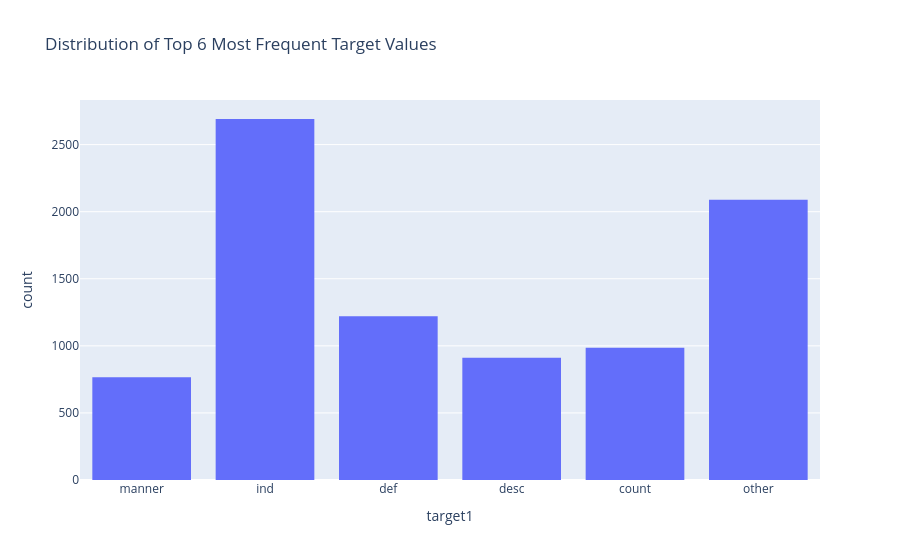

This figure's notebook cell:
### Code cell
import pandas as pd
import plotly.express as px

# Example: Assuming `data` is a DataFrame and `y` is the target column
# Count the frequency of each value in the target column
top_values = train_data['target1'].value_counts().nlargest(6).index

# Filter the dataset to include only the rows with the top 6 most frequent target values
filtered_data = train_data[train_data['target1'].isin(top_values)]

# Plot the histogram for the filtered data
fig = px.histogram(filtered_data, x='target1', nbins=30, title='Distribution of Top 6 Most Frequent Target Values')

# Show the plot
fig.show()

### Figure 1 — Plotly figure (JSON) as saved in the notebook; plotly's stock layout.template omitted (floating-point values rounded to 4 significant figures; data arrays with more than 128 entries replaced by an {"elided": "..."} marker saying what was removed)
{"data": [{"alignmentgroup": "True", "bingroup": "x", "hovertemplate": "target1=%{x}<br>count=%{y}<extra></extra>", "legendgroup": "", "marker": {"color": "#636efa", "pattern": {"shape": ""}}, "name": "", "nbinsx": 30, "offsetgroup": "", "orientation": "v", "showlegend": false, "type": "histogram", "x": {"elided": "8663 str values"}, "xaxis": "x", "yaxis": "y"}], "layout": {"barmode": "relative", "legend": {"tracegroupgap": 0}, "title": {"text": "Distribution of Top 6 Most Frequent Target Values"}, "xaxis": {"anchor": "y", "domain": [0, 1], "title": {"text": "target1"}}, "yaxis": {"anchor": "x", "domain": [0, 1], "title": {"text": "count"}}}}
